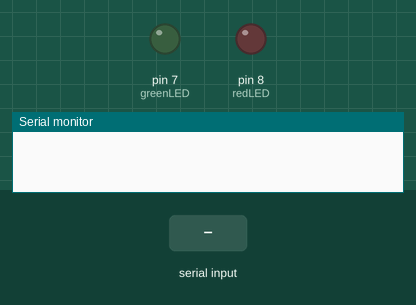
This sketch was run on a simulated Arduino Uno, built with avr-gcc and run on an emulated ATmega328P. Parts: output pins drawn as LEDs (lit = HIGH), the last lines printed to the serial monitor. The inputs (shaded band) are chosen by the test bench.

Above: at 1.2 s.
1.3 s: "ac" received over Serial
At 2.6 s:
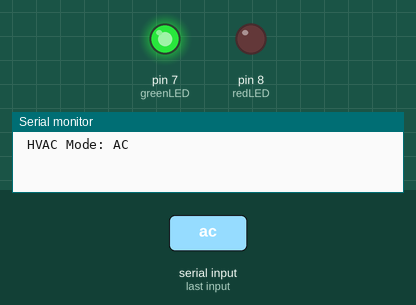
3.8 s: "hc" received over Serial
At 5.7 s:
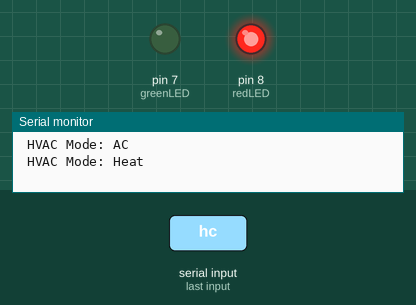
6.3 s: "off" received over Serial
At 7.6 s:
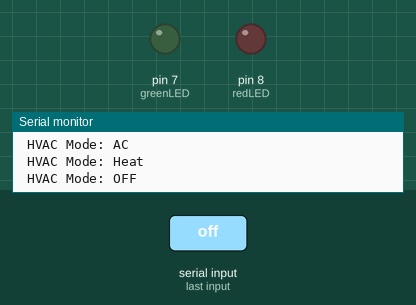
Timing chart, 0 to 9.3 s (numbered marks = the images above; inputs shaded):
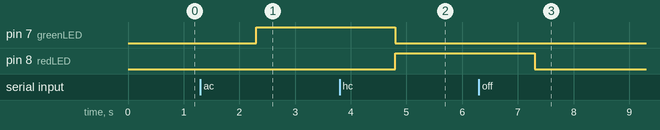

Measured:
- after the input at 1.3 s, pin 7 (greenLED): LOW → HIGH after 1.0 s
- after the input at 3.8 s, pin 7 (greenLED): HIGH → LOW after 1.0 s; pin 8 (redLED): LOW → HIGH after 1.0 s
- after the input at 6.3 s, pin 8 (redLED): HIGH → LOW after 1.0 s

The sketch:

hvacLEDs.ino
```cpp
int greenLED = 7;
int redLED = 8;
String hvacMode = "off";

void setup() {
  // put your setup code here, to run once:
  pinMode(greenLED, OUTPUT);
  pinMode(redLED, OUTPUT);

  digitalWrite(greenLED, LOW);
  digitalWrite(redLED, LOW);

  Serial.begin(9600);

}

void loop() {
  // put your main code here, to run repeatedly:
  hvacMode = Serial.readString();

  // Code OFF
  if(hvacMode == "off"){
    digitalWrite(greenLED, LOW);
    digitalWrite(redLED, LOW);
    Serial.println(" HVAC Mode: OFF");
  }

  // Code AC
  if (hvacMode == "ac"){
    digitalWrite(greenLED, HIGH);
    digitalWrite(redLED, LOW);
    Serial.println(" HVAC Mode: AC");
}

// Code HC
if (hvacMode == "hc"){
  digitalWrite(greenLED, LOW);
  digitalWrite(redLED, HIGH);
  Serial.println(" HVAC Mode: Heat");
}

}
```
